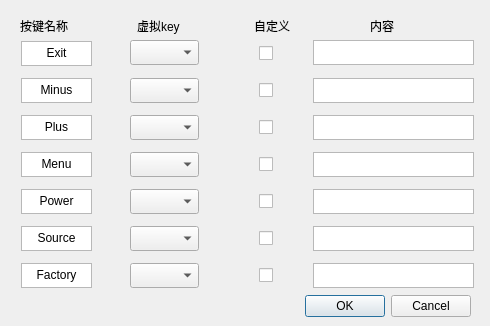
<?xml version="1.0" encoding="UTF-8"?>
<ui version="4.0">
 <class>KeyEdit</class>
 <widget class="QDialog" name="KeyEdit">
  <property name="geometry">
   <rect>
    <x>0</x>
    <y>0</y>
    <width>490</width>
    <height>326</height>
   </rect>
  </property>
  <property name="windowTitle">
   <string>Dialog</string>
  </property>
  <widget class="QDialogButtonBox" name="buttonBox">
   <property name="geometry">
    <rect>
     <x>300</x>
     <y>290</y>
     <width>171</width>
     <height>32</height>
    </rect>
   </property>
   <property name="orientation">
    <enum>Qt::Horizontal</enum>
   </property>
   <property name="standardButtons">
    <set>QDialogButtonBox::Cancel|QDialogButtonBox::Ok</set>
   </property>
  </widget>
  <widget class="QTextEdit" name="KeyName1">
   <property name="enabled">
    <bool>true</bool>
   </property>
   <property name="geometry">
    <rect>
     <x>21</x>
     <y>41</y>
     <width>71</width>
     <height>25</height>
    </rect>
   </property>
   <property name="maximumSize">
    <size>
     <width>16777215</width>
     <height>31</height>
    </size>
   </property>
   <property name="html">
    <string>&lt;!DOCTYPE HTML PUBLIC &quot;-//W3C//DTD HTML 4.0//EN&quot; &quot;http://www.w3.org/TR/REC-html40/strict.dtd&quot;&gt;
&lt;html&gt;&lt;head&gt;&lt;meta name=&quot;qrichtext&quot; content=&quot;1&quot; /&gt;&lt;style type=&quot;text/css&quot;&gt;
p, li { white-space: pre-wrap; }
&lt;/style&gt;&lt;/head&gt;&lt;body style=&quot; font-family:'SimSun'; font-size:9pt; font-weight:400; font-style:normal;&quot;&gt;
&lt;p align=&quot;center&quot; style=&quot; margin-top:0px; margin-bottom:0px; margin-left:0px; margin-right:0px; -qt-block-indent:0; text-indent:0px;&quot;&gt;Exit&lt;/p&gt;&lt;/body&gt;&lt;/html&gt;</string>
   </property>
  </widget>
  <widget class="QTextEdit" name="KeyName2">
   <property name="geometry">
    <rect>
     <x>21</x>
     <y>78</y>
     <width>71</width>
     <height>25</height>
    </rect>
   </property>
   <property name="maximumSize">
    <size>
     <width>16777215</width>
     <height>31</height>
    </size>
   </property>
   <property name="html">
    <string>&lt;!DOCTYPE HTML PUBLIC &quot;-//W3C//DTD HTML 4.0//EN&quot; &quot;http://www.w3.org/TR/REC-html40/strict.dtd&quot;&gt;
&lt;html&gt;&lt;head&gt;&lt;meta name=&quot;qrichtext&quot; content=&quot;1&quot; /&gt;&lt;style type=&quot;text/css&quot;&gt;
p, li { white-space: pre-wrap; }
&lt;/style&gt;&lt;/head&gt;&lt;body style=&quot; font-family:'SimSun'; font-size:9pt; font-weight:400; font-style:normal;&quot;&gt;
&lt;p align=&quot;center&quot; style=&quot; margin-top:0px; margin-bottom:0px; margin-left:0px; margin-right:0px; -qt-block-indent:0; text-indent:0px;&quot;&gt;Minus&lt;/p&gt;&lt;/body&gt;&lt;/html&gt;</string>
   </property>
  </widget>
  <widget class="QTextEdit" name="KeyName3">
   <property name="geometry">
    <rect>
     <x>21</x>
     <y>115</y>
     <width>71</width>
     <height>25</height>
    </rect>
   </property>
   <property name="maximumSize">
    <size>
     <width>16777215</width>
     <height>31</height>
    </size>
   </property>
   <property name="html">
    <string>&lt;!DOCTYPE HTML PUBLIC &quot;-//W3C//DTD HTML 4.0//EN&quot; &quot;http://www.w3.org/TR/REC-html40/strict.dtd&quot;&gt;
&lt;html&gt;&lt;head&gt;&lt;meta name=&quot;qrichtext&quot; content=&quot;1&quot; /&gt;&lt;style type=&quot;text/css&quot;&gt;
p, li { white-space: pre-wrap; }
&lt;/style&gt;&lt;/head&gt;&lt;body style=&quot; font-family:'SimSun'; font-size:9pt; font-weight:400; font-style:normal;&quot;&gt;
&lt;p align=&quot;center&quot; style=&quot; margin-top:0px; margin-bottom:0px; margin-left:0px; margin-right:0px; -qt-block-indent:0; text-indent:0px;&quot;&gt;Plus&lt;/p&gt;&lt;/body&gt;&lt;/html&gt;</string>
   </property>
  </widget>
  <widget class="QTextEdit" name="KeyName4">
   <property name="geometry">
    <rect>
     <x>21</x>
     <y>152</y>
     <width>71</width>
     <height>25</height>
    </rect>
   </property>
   <property name="maximumSize">
    <size>
     <width>16777215</width>
     <height>31</height>
    </size>
   </property>
   <property name="html">
    <string>&lt;!DOCTYPE HTML PUBLIC &quot;-//W3C//DTD HTML 4.0//EN&quot; &quot;http://www.w3.org/TR/REC-html40/strict.dtd&quot;&gt;
&lt;html&gt;&lt;head&gt;&lt;meta name=&quot;qrichtext&quot; content=&quot;1&quot; /&gt;&lt;style type=&quot;text/css&quot;&gt;
p, li { white-space: pre-wrap; }
&lt;/style&gt;&lt;/head&gt;&lt;body style=&quot; font-family:'SimSun'; font-size:9pt; font-weight:400; font-style:normal;&quot;&gt;
&lt;p align=&quot;center&quot; style=&quot; margin-top:0px; margin-bottom:0px; margin-left:0px; margin-right:0px; -qt-block-indent:0; text-indent:0px;&quot;&gt;Menu&lt;/p&gt;&lt;/body&gt;&lt;/html&gt;</string>
   </property>
  </widget>
  <widget class="QTextEdit" name="KeyName5">
   <property name="geometry">
    <rect>
     <x>21</x>
     <y>189</y>
     <width>71</width>
     <height>25</height>
    </rect>
   </property>
   <property name="maximumSize">
    <size>
     <width>16777215</width>
     <height>31</height>
    </size>
   </property>
   <property name="html">
    <string>&lt;!DOCTYPE HTML PUBLIC &quot;-//W3C//DTD HTML 4.0//EN&quot; &quot;http://www.w3.org/TR/REC-html40/strict.dtd&quot;&gt;
&lt;html&gt;&lt;head&gt;&lt;meta name=&quot;qrichtext&quot; content=&quot;1&quot; /&gt;&lt;style type=&quot;text/css&quot;&gt;
p, li { white-space: pre-wrap; }
&lt;/style&gt;&lt;/head&gt;&lt;body style=&quot; font-family:'SimSun'; font-size:9pt; font-weight:400; font-style:normal;&quot;&gt;
&lt;p align=&quot;center&quot; style=&quot; margin-top:0px; margin-bottom:0px; margin-left:0px; margin-right:0px; -qt-block-indent:0; text-indent:0px;&quot;&gt;Power&lt;/p&gt;&lt;/body&gt;&lt;/html&gt;</string>
   </property>
  </widget>
  <widget class="QTextEdit" name="KeyName6">
   <property name="geometry">
    <rect>
     <x>21</x>
     <y>226</y>
     <width>71</width>
     <height>25</height>
    </rect>
   </property>
   <property name="maximumSize">
    <size>
     <width>16777215</width>
     <height>31</height>
    </size>
   </property>
   <property name="html">
    <string>&lt;!DOCTYPE HTML PUBLIC &quot;-//W3C//DTD HTML 4.0//EN&quot; &quot;http://www.w3.org/TR/REC-html40/strict.dtd&quot;&gt;
&lt;html&gt;&lt;head&gt;&lt;meta name=&quot;qrichtext&quot; content=&quot;1&quot; /&gt;&lt;style type=&quot;text/css&quot;&gt;
p, li { white-space: pre-wrap; }
&lt;/style&gt;&lt;/head&gt;&lt;body style=&quot; font-family:'SimSun'; font-size:9pt; font-weight:400; font-style:normal;&quot;&gt;
&lt;p align=&quot;center&quot; style=&quot; margin-top:0px; margin-bottom:0px; margin-left:0px; margin-right:0px; -qt-block-indent:0; text-indent:0px;&quot;&gt;Source&lt;/p&gt;&lt;/body&gt;&lt;/html&gt;</string>
   </property>
  </widget>
  <widget class="QTextEdit" name="KeyName7">
   <property name="geometry">
    <rect>
     <x>21</x>
     <y>263</y>
     <width>71</width>
     <height>25</height>
    </rect>
   </property>
   <property name="maximumSize">
    <size>
     <width>16777215</width>
     <height>31</height>
    </size>
   </property>
   <property name="html">
    <string>&lt;!DOCTYPE HTML PUBLIC &quot;-//W3C//DTD HTML 4.0//EN&quot; &quot;http://www.w3.org/TR/REC-html40/strict.dtd&quot;&gt;
&lt;html&gt;&lt;head&gt;&lt;meta name=&quot;qrichtext&quot; content=&quot;1&quot; /&gt;&lt;style type=&quot;text/css&quot;&gt;
p, li { white-space: pre-wrap; }
&lt;/style&gt;&lt;/head&gt;&lt;body style=&quot; font-family:'SimSun'; font-size:9pt; font-weight:400; font-style:normal;&quot;&gt;
&lt;p align=&quot;center&quot; style=&quot; margin-top:0px; margin-bottom:0px; margin-left:0px; margin-right:0px; -qt-block-indent:0; text-indent:0px;&quot;&gt;Factory&lt;/p&gt;&lt;/body&gt;&lt;/html&gt;</string>
   </property>
  </widget>
  <widget class="QComboBox" name="VirtualKey1">
   <property name="geometry">
    <rect>
     <x>130</x>
     <y>40</y>
     <width>69</width>
     <height>25</height>
    </rect>
   </property>
  </widget>
  <widget class="QComboBox" name="VirtualKey2">
   <property name="geometry">
    <rect>
     <x>130</x>
     <y>78</y>
     <width>69</width>
     <height>25</height>
    </rect>
   </property>
  </widget>
  <widget class="QComboBox" name="VirtualKey3">
   <property name="geometry">
    <rect>
     <x>130</x>
     <y>115</y>
     <width>69</width>
     <height>25</height>
    </rect>
   </property>
  </widget>
  <widget class="QComboBox" name="VirtualKey4">
   <property name="geometry">
    <rect>
     <x>130</x>
     <y>152</y>
     <width>69</width>
     <height>25</height>
    </rect>
   </property>
  </widget>
  <widget class="QComboBox" name="VirtualKey5">
   <property name="geometry">
    <rect>
     <x>130</x>
     <y>189</y>
     <width>69</width>
     <height>25</height>
    </rect>
   </property>
  </widget>
  <widget class="QComboBox" name="VirtualKey6">
   <property name="geometry">
    <rect>
     <x>130</x>
     <y>226</y>
     <width>69</width>
     <height>25</height>
    </rect>
   </property>
  </widget>
  <widget class="QComboBox" name="VirtualKey7">
   <property name="geometry">
    <rect>
     <x>130</x>
     <y>263</y>
     <width>69</width>
     <height>25</height>
    </rect>
   </property>
  </widget>
  <widget class="QTextEdit" name="SendMsg1">
   <property name="geometry">
    <rect>
     <x>313</x>
     <y>40</y>
     <width>161</width>
     <height>25</height>
    </rect>
   </property>
   <property name="html">
    <string>&lt;!DOCTYPE HTML PUBLIC &quot;-//W3C//DTD HTML 4.0//EN&quot; &quot;http://www.w3.org/TR/REC-html40/strict.dtd&quot;&gt;
&lt;html&gt;&lt;head&gt;&lt;meta name=&quot;qrichtext&quot; content=&quot;1&quot; /&gt;&lt;style type=&quot;text/css&quot;&gt;
p, li { white-space: pre-wrap; }
&lt;/style&gt;&lt;/head&gt;&lt;body style=&quot; font-family:'SimSun'; font-size:9pt; font-weight:400; font-style:normal;&quot;&gt;
&lt;p style=&quot;-qt-paragraph-type:empty; margin-top:0px; margin-bottom:0px; margin-left:0px; margin-right:0px; -qt-block-indent:0; text-indent:0px;&quot;&gt;&lt;br /&gt;&lt;/p&gt;&lt;/body&gt;&lt;/html&gt;</string>
   </property>
  </widget>
  <widget class="QTextEdit" name="SendMsg2">
   <property name="geometry">
    <rect>
     <x>313</x>
     <y>78</y>
     <width>161</width>
     <height>25</height>
    </rect>
   </property>
   <property name="html">
    <string>&lt;!DOCTYPE HTML PUBLIC &quot;-//W3C//DTD HTML 4.0//EN&quot; &quot;http://www.w3.org/TR/REC-html40/strict.dtd&quot;&gt;
&lt;html&gt;&lt;head&gt;&lt;meta name=&quot;qrichtext&quot; content=&quot;1&quot; /&gt;&lt;style type=&quot;text/css&quot;&gt;
p, li { white-space: pre-wrap; }
&lt;/style&gt;&lt;/head&gt;&lt;body style=&quot; font-family:'SimSun'; font-size:9pt; font-weight:400; font-style:normal;&quot;&gt;
&lt;p style=&quot;-qt-paragraph-type:empty; margin-top:0px; margin-bottom:0px; margin-left:0px; margin-right:0px; -qt-block-indent:0; text-indent:0px;&quot;&gt;&lt;br /&gt;&lt;/p&gt;&lt;/body&gt;&lt;/html&gt;</string>
   </property>
  </widget>
  <widget class="QTextEdit" name="SendMsg3">
   <property name="geometry">
    <rect>
     <x>313</x>
     <y>115</y>
     <width>161</width>
     <height>25</height>
    </rect>
   </property>
   <property name="autoFillBackground">
    <bool>false</bool>
   </property>
   <property name="html">
    <string>&lt;!DOCTYPE HTML PUBLIC &quot;-//W3C//DTD HTML 4.0//EN&quot; &quot;http://www.w3.org/TR/REC-html40/strict.dtd&quot;&gt;
&lt;html&gt;&lt;head&gt;&lt;meta name=&quot;qrichtext&quot; content=&quot;1&quot; /&gt;&lt;style type=&quot;text/css&quot;&gt;
p, li { white-space: pre-wrap; }
&lt;/style&gt;&lt;/head&gt;&lt;body style=&quot; font-family:'SimSun'; font-size:9pt; font-weight:400; font-style:normal;&quot;&gt;
&lt;p style=&quot;-qt-paragraph-type:empty; margin-top:0px; margin-bottom:0px; margin-left:0px; margin-right:0px; -qt-block-indent:0; text-indent:0px;&quot;&gt;&lt;br /&gt;&lt;/p&gt;&lt;/body&gt;&lt;/html&gt;</string>
   </property>
  </widget>
  <widget class="QTextEdit" name="SendMsg4">
   <property name="geometry">
    <rect>
     <x>313</x>
     <y>152</y>
     <width>161</width>
     <height>25</height>
    </rect>
   </property>
   <property name="html">
    <string>&lt;!DOCTYPE HTML PUBLIC &quot;-//W3C//DTD HTML 4.0//EN&quot; &quot;http://www.w3.org/TR/REC-html40/strict.dtd&quot;&gt;
&lt;html&gt;&lt;head&gt;&lt;meta name=&quot;qrichtext&quot; content=&quot;1&quot; /&gt;&lt;style type=&quot;text/css&quot;&gt;
p, li { white-space: pre-wrap; }
&lt;/style&gt;&lt;/head&gt;&lt;body style=&quot; font-family:'SimSun'; font-size:9pt; font-weight:400; font-style:normal;&quot;&gt;
&lt;p style=&quot;-qt-paragraph-type:empty; margin-top:0px; margin-bottom:0px; margin-left:0px; margin-right:0px; -qt-block-indent:0; text-indent:0px;&quot;&gt;&lt;br /&gt;&lt;/p&gt;&lt;/body&gt;&lt;/html&gt;</string>
   </property>
  </widget>
  <widget class="QTextEdit" name="SendMsg5">
   <property name="geometry">
    <rect>
     <x>313</x>
     <y>189</y>
     <width>161</width>
     <height>25</height>
    </rect>
   </property>
   <property name="html">
    <string>&lt;!DOCTYPE HTML PUBLIC &quot;-//W3C//DTD HTML 4.0//EN&quot; &quot;http://www.w3.org/TR/REC-html40/strict.dtd&quot;&gt;
&lt;html&gt;&lt;head&gt;&lt;meta name=&quot;qrichtext&quot; content=&quot;1&quot; /&gt;&lt;style type=&quot;text/css&quot;&gt;
p, li { white-space: pre-wrap; }
&lt;/style&gt;&lt;/head&gt;&lt;body style=&quot; font-family:'SimSun'; font-size:9pt; font-weight:400; font-style:normal;&quot;&gt;
&lt;p style=&quot;-qt-paragraph-type:empty; margin-top:0px; margin-bottom:0px; margin-left:0px; margin-right:0px; -qt-block-indent:0; text-indent:0px;&quot;&gt;&lt;br /&gt;&lt;/p&gt;&lt;/body&gt;&lt;/html&gt;</string>
   </property>
  </widget>
  <widget class="QTextEdit" name="SendMsg6">
   <property name="geometry">
    <rect>
     <x>313</x>
     <y>226</y>
     <width>161</width>
     <height>25</height>
    </rect>
   </property>
   <property name="html">
    <string>&lt;!DOCTYPE HTML PUBLIC &quot;-//W3C//DTD HTML 4.0//EN&quot; &quot;http://www.w3.org/TR/REC-html40/strict.dtd&quot;&gt;
&lt;html&gt;&lt;head&gt;&lt;meta name=&quot;qrichtext&quot; content=&quot;1&quot; /&gt;&lt;style type=&quot;text/css&quot;&gt;
p, li { white-space: pre-wrap; }
&lt;/style&gt;&lt;/head&gt;&lt;body style=&quot; font-family:'SimSun'; font-size:9pt; font-weight:400; font-style:normal;&quot;&gt;
&lt;p style=&quot;-qt-paragraph-type:empty; margin-top:0px; margin-bottom:0px; margin-left:0px; margin-right:0px; -qt-block-indent:0; text-indent:0px;&quot;&gt;&lt;br /&gt;&lt;/p&gt;&lt;/body&gt;&lt;/html&gt;</string>
   </property>
  </widget>
  <widget class="QTextEdit" name="SendMsg7">
   <property name="geometry">
    <rect>
     <x>313</x>
     <y>263</y>
     <width>161</width>
     <height>25</height>
    </rect>
   </property>
   <property name="html">
    <string>&lt;!DOCTYPE HTML PUBLIC &quot;-//W3C//DTD HTML 4.0//EN&quot; &quot;http://www.w3.org/TR/REC-html40/strict.dtd&quot;&gt;
&lt;html&gt;&lt;head&gt;&lt;meta name=&quot;qrichtext&quot; content=&quot;1&quot; /&gt;&lt;style type=&quot;text/css&quot;&gt;
p, li { white-space: pre-wrap; }
&lt;/style&gt;&lt;/head&gt;&lt;body style=&quot; font-family:'SimSun'; font-size:9pt; font-weight:400; font-style:normal;&quot;&gt;
&lt;p style=&quot;-qt-paragraph-type:empty; margin-top:0px; margin-bottom:0px; margin-left:0px; margin-right:0px; -qt-block-indent:0; text-indent:0px;&quot;&gt;&lt;br /&gt;&lt;/p&gt;&lt;/body&gt;&lt;/html&gt;</string>
   </property>
  </widget>
  <widget class="QWidget" name="layoutWidget">
   <property name="geometry">
    <rect>
     <x>20</x>
     <y>10</y>
     <width>461</width>
     <height>31</height>
    </rect>
   </property>
   <layout class="QHBoxLayout" name="horizontalLayout">
    <item>
     <widget class="QLabel" name="label">
      <property name="text">
       <string>按键名称</string>
      </property>
     </widget>
    </item>
    <item>
     <widget class="QLabel" name="label_2">
      <property name="maximumSize">
       <size>
        <width>16777215</width>
        <height>23</height>
       </size>
      </property>
      <property name="text">
       <string>虚拟key</string>
      </property>
     </widget>
    </item>
    <item>
     <widget class="QLabel" name="label_3">
      <property name="text">
       <string>自定义</string>
      </property>
     </widget>
    </item>
    <item>
     <widget class="QLabel" name="label_4">
      <property name="text">
       <string>内容</string>
      </property>
     </widget>
    </item>
   </layout>
  </widget>
  <widget class="QWidget" name="layoutWidget">
   <property name="geometry">
    <rect>
     <x>259</x>
     <y>30</y>
     <width>21</width>
     <height>271</height>
    </rect>
   </property>
   <layout class="QVBoxLayout" name="verticalLayout">
    <item>
     <widget class="QCheckBox" name="KeyCustome1">
      <property name="text">
       <string/>
      </property>
     </widget>
    </item>
    <item>
     <widget class="QCheckBox" name="KeyCustome2">
      <property name="text">
       <string/>
      </property>
     </widget>
    </item>
    <item>
     <widget class="QCheckBox" name="KeyCustome3">
      <property name="text">
       <string/>
      </property>
     </widget>
    </item>
    <item>
     <widget class="QCheckBox" name="KeyCustome4">
      <property name="text">
       <string/>
      </property>
     </widget>
    </item>
    <item>
     <widget class="QCheckBox" name="KeyCustome5">
      <property name="text">
       <string/>
      </property>
     </widget>
    </item>
    <item>
     <widget class="QCheckBox" name="KeyCustome6">
      <property name="text">
       <string/>
      </property>
     </widget>
    </item>
    <item>
     <widget class="QCheckBox" name="KeyCustome7">
      <property name="text">
       <string/>
      </property>
     </widget>
    </item>
   </layout>
  </widget>
 </widget>
 <resources/>
 <connections>
  <connection>
   <sender>buttonBox</sender>
   <signal>accepted()</signal>
   <receiver>KeyEdit</receiver>
   <slot>accept()</slot>
   <hints>
    <hint type="sourcelabel">
     <x>470</x>
     <y>304</y>
    </hint>
    <hint type="destinationlabel">
     <x>157</x>
     <y>274</y>
    </hint>
   </hints>
  </connection>
  <connection>
   <sender>buttonBox</sender>
   <signal>rejected()</signal>
   <receiver>KeyEdit</receiver>
   <slot>reject()</slot>
   <hints>
    <hint type="sourcelabel">
     <x>470</x>
     <y>310</y>
    </hint>
    <hint type="destinationlabel">
     <x>286</x>
     <y>274</y>
    </hint>
   </hints>
  </connection>
 </connections>
</ui>
